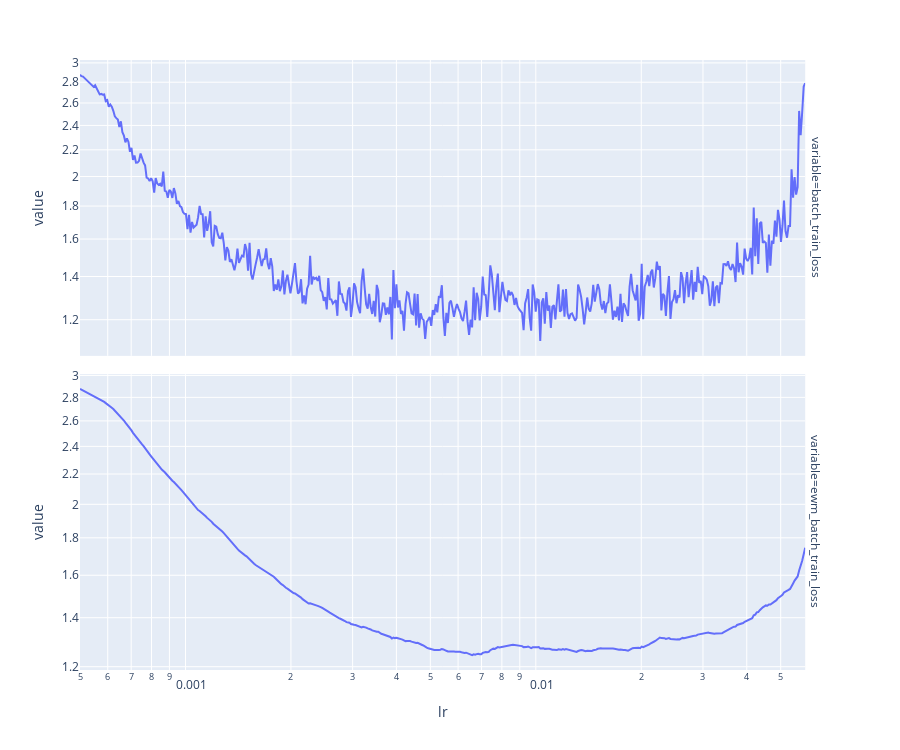

Notebook source saved alongside this figure:
### Code cell
train_dataset = CMIDataset("full_dataset")
full_dataset_loader = DL(train_dataset, TRAIN_BATCH_SIZE, shuffle=True)
_, mock_training_metrics = mk_model_and_fit(
    full_dataset_loader,
    partial(torch.optim.lr_scheduler.ExponentialLR, gamma=MOCK_TRAINING_GAMMA),
    MOCK_TRAINING_EPOCHS,
    criterion= nn.CrossEntropyLoss(label_smoothing=0.1),
)
mock_training_metrics = post_process_mock_training_metrics(mock_training_metrics)
plt_lr_search_training_metrics(mock_training_metrics)
max_lr = mock_training_metrics["ewm_batch_train_loss"].idxmin()
print("Maximum learning rate:", max_lr)

### Figure 1 — Plotly figure (JSON) as saved in the notebook; plotly's stock layout.template omitted (floating-point values rounded to 4 significant figures; data arrays with more than 128 entries replaced by an {"elided": "..."} marker saying what was removed)
{"data": [{"hovertemplate": "variable=batch_train_loss<br>lr=%{x}<br>value=%{y}<extra></extra>", "legendgroup": "", "line": {"color": "#636efa", "dash": "solid"}, "marker": {"symbol": "circle"}, "mode": "lines", "name": "", "orientation": "v", "showlegend": false, "type": "scatter", "x": {"elided": "480 float values"}, "xaxis": "x2", "y": {"elided": "480 float values"}, "yaxis": "y2"}, {"hovertemplate": "variable=ewm_batch_train_loss<br>lr=%{x}<br>value=%{y}<extra></extra>", "legendgroup": "", "line": {"color": "#636efa", "dash": "solid"}, "marker": {"symbol": "circle"}, "mode": "lines", "name": "", "orientation": "v", "showlegend": false, "type": "scatter", "x": {"elided": "480 float values"}, "xaxis": "x", "y": {"elided": "480 float values"}, "yaxis": "y"}], "layout": {"annotations": [{"font": {}, "showarrow": false, "text": "variable=ewm_batch_train_loss", "textangle": 90, "x": 0.98, "xanchor": "left", "xref": "paper", "y": 0.2425, "yanchor": "middle", "yref": "paper"}, {"font": {}, "showarrow": false, "text": "variable=batch_train_loss", "textangle": 90, "x": 0.98, "xanchor": "left", "xref": "paper", "y": 0.7575, "yanchor": "middle", "yref": "paper"}], "height": 750, "legend": {"tracegroupgap": 0}, "margin": {"t": 60}, "xaxis": {"anchor": "y", "domain": [0, 0.98], "title": {"text": "lr"}, "type": "log"}, "xaxis2": {"anchor": "y2", "domain": [0, 0.98], "matches": "x", "showticklabels": false, "type": "log"}, "yaxis": {"anchor": "x", "domain": [0, 0.485], "title": {"text": "value"}, "type": "log"}, "yaxis2": {"anchor": "x2", "domain": [0.515, 1], "title": {"text": "value"}, "type": "log"}}}
